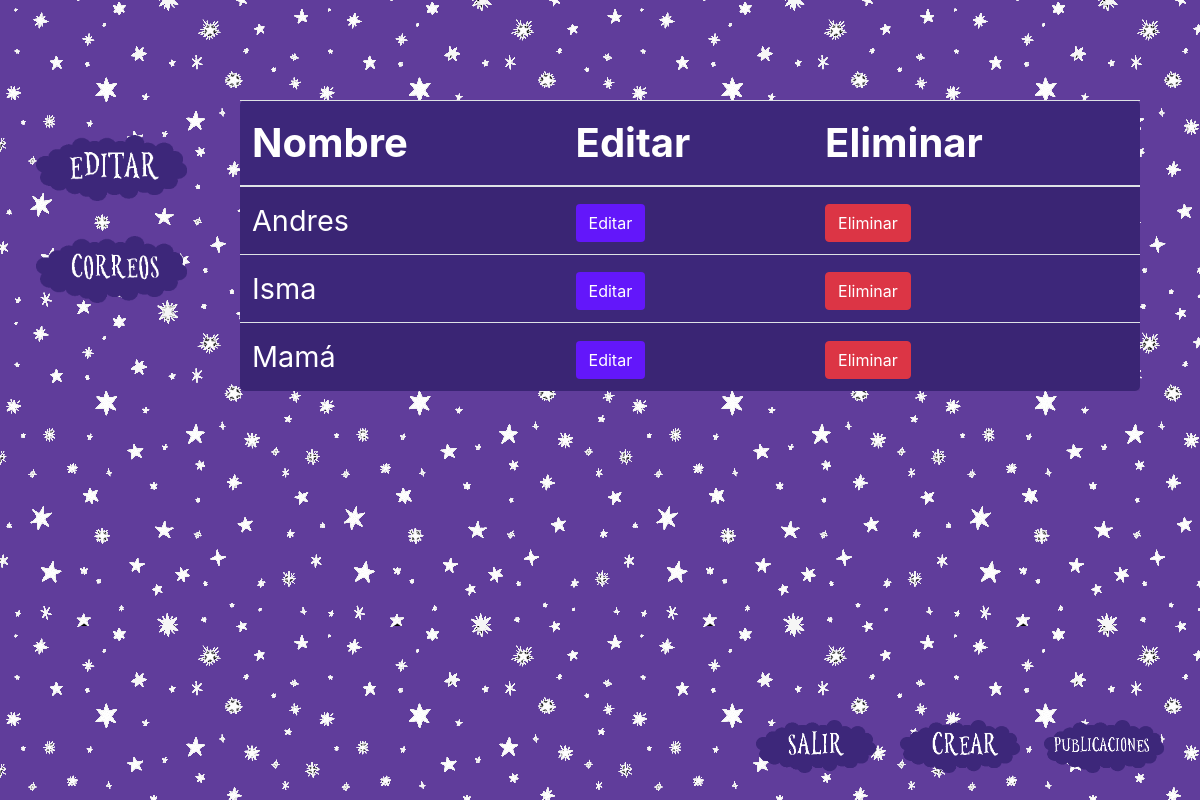
/administrador.php (signed in), run on the app's committed database.
### tables this page shows
CREATE TABLE `personajes` (
  `id` int(10) NOT NULL,
  `nombre` varchar(33) NOT NULL,
  `descripcion` varchar(500) NOT NULL,
  `foto` varchar(150) NOT NULL
);

### administrador.php (the view, shortened to what this page needs)
<?php
$conect = mysqli_connect("localhost", "root", "", "aventura");
$sql = "SELECT * FROM personajes";
$result = mysqli_query($conect, $sql);
?>
<!DOCTYPE html>
<html>
<head>
	<link rel="stylesheet" href="css/bootstrap.min.css">
	<link rel="stylesheet" href="css/estilos.css">
</head>
<body background="img/estrellas.png">
<div class="bot" style="
margin-top: 100px; margin-left: 3%;">
	<a href="#"><img style="margin-top: 3%;" width="13%" src="img/editar.png" id="editar"></img></a><br>
	<a href="#"><img style="margin-top: 3%;" width="13%" src="img/correos.png" id="enviar"></a></img>
</div>
<a href="logout.php"><img src="img/salir.png" style="width: 10%; margin-left:63%; position: absolute; top: 90%;">
</img></a>
	<div class="negro"><ul class="nav nav-pills
		justify-content-center">
   <ul class="nav nav-pills
		justify-content-center">
<a href="crear.html"><img src="img/crear.png" style="width: 10%; margin-left: 25%; position: absolute; top:90%;">
</img></a>
<a href="index.php"><img src="img/publicaciones.png" style="width: 10%; margin-left: 37%; position: absolute; top:90%;"></img></a>
	<table class="table table-striped"
	style="position: absolute; top: 100px;left: 20%;
	width: 75%; background-color: #3d277a; border-radius: 5px;"  id="tabla">
		<thead>
			<tr style="color:white; font-size: 250%;">
   <th scope="col">Nombre</th>
	<th scope="col">Editar</th>
	<th scope="col">Eliminar</th>
				</tr>
			</thead>
	<tbody>
		 <?php while ($row = mysqli_fetch_array($result)) {
  echo "<tr style='color:white; font-size:180%;'><td>";
  echo $row["nombre"];
  echo "</a></td>";
  echo "<td><button type='button' class='btn btn' style='background-color:#6317FA;'><a href ='modificar.php?idPerson=";
echo $row["id"];
  echo"' style='color:white;'>Editar</a></button>
      </td>";
      echo "<td><button type='button' class='btn btn-danger'><a href ='eliminar.php?idPerson=";
      echo $row["id"];
      echo "' style='color: white;'>Eliminar</a></button>
      </td>";
  echo "</tr>";
}
?>
</tbody>
</table>
</body>
</html>

### css/estilos.css (style rules this page uses)
* { list-style:none; margin:0; padding:0; text-decoration:none; }

### data on the page
personajes: nombre "Andres"
personajes: nombre "Isma"
personajes: nombre "Mamá"
